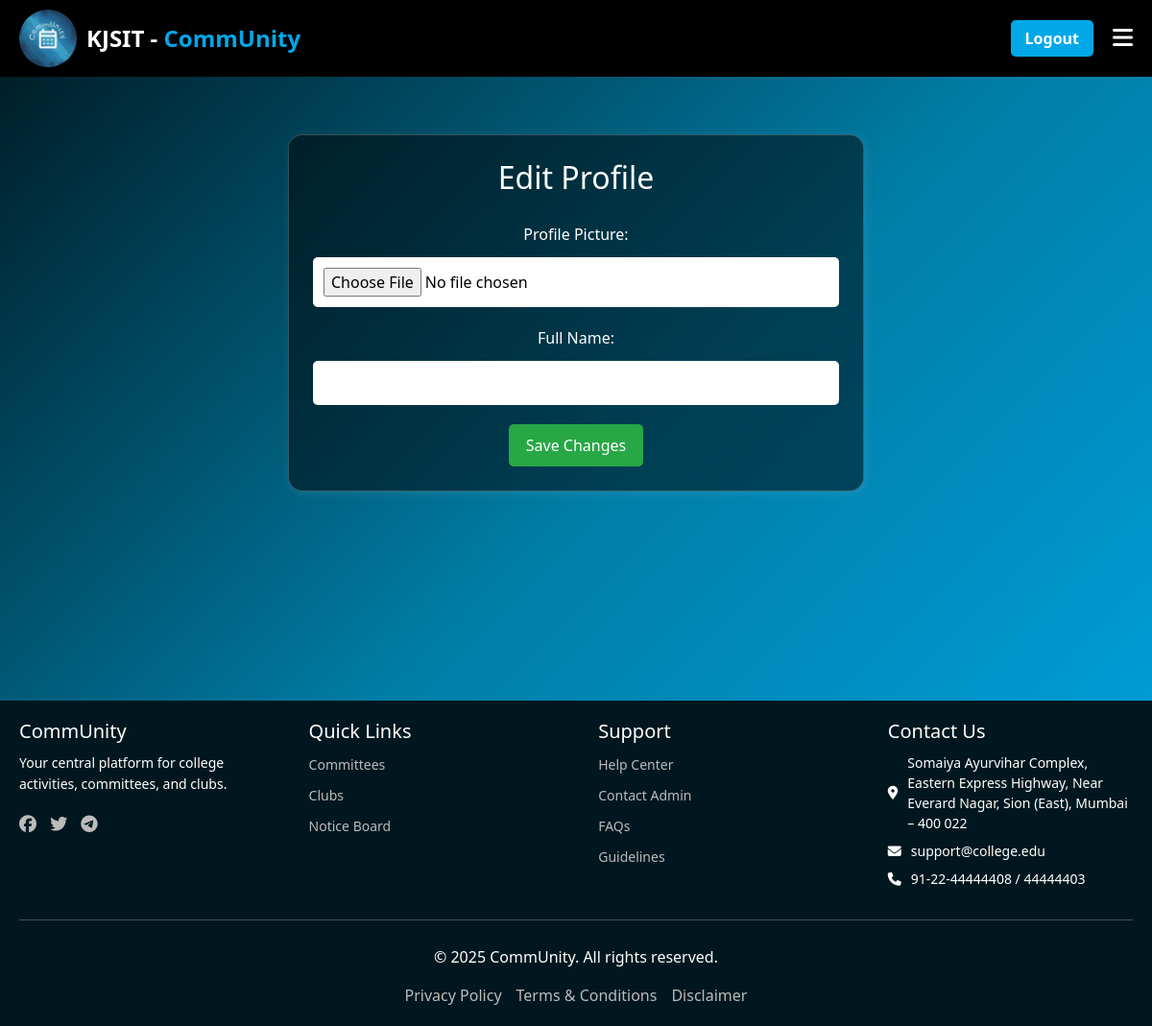
Page /edit_profile/ (signed in) on the earlier database version.
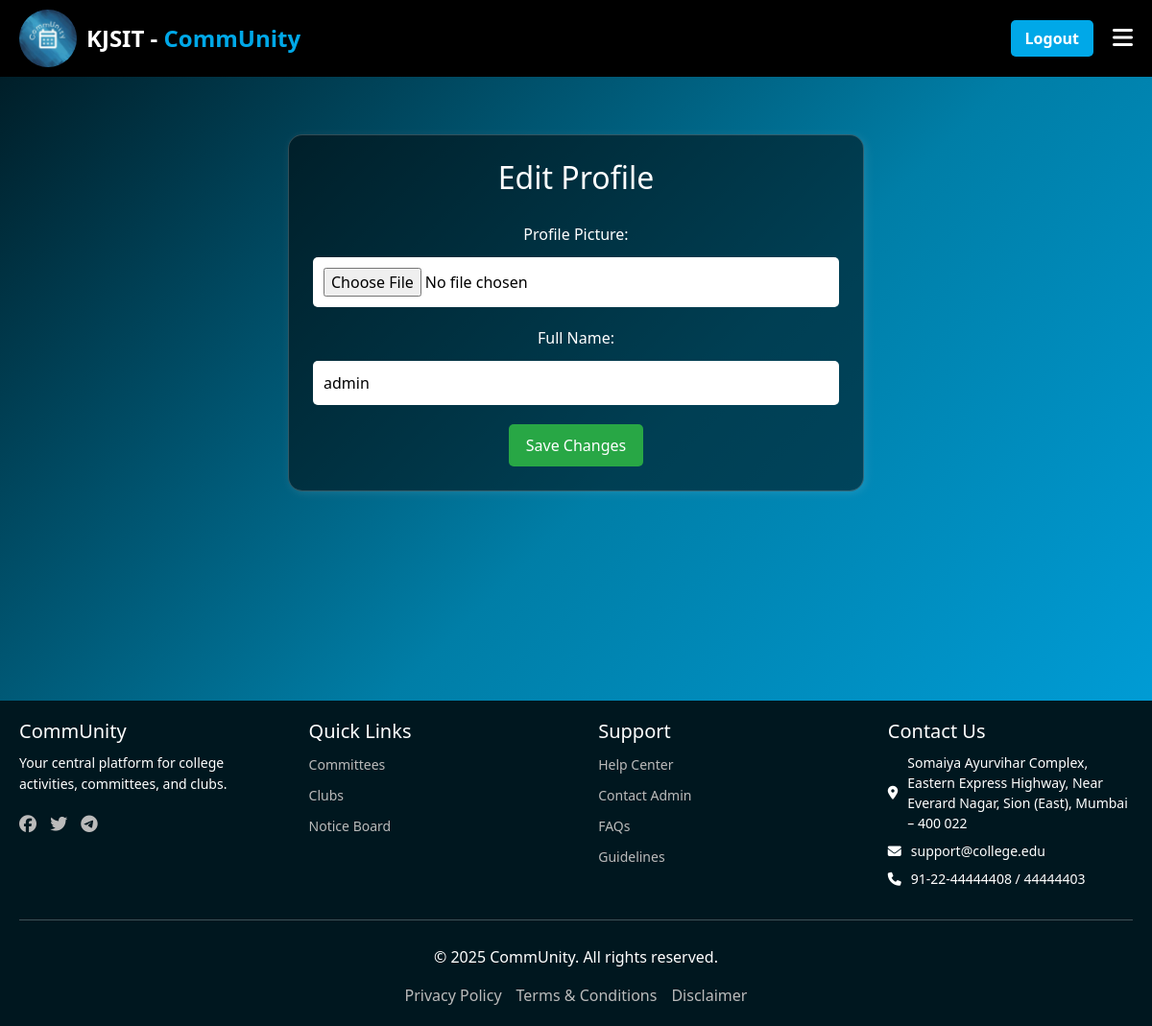
Same page on the later database version.
### Login/models.py (models this page shows, shortened)
class UserProfile(models.Model):
    ROLE_CHOICES = (
        ('faculty', 'Faculty'),
        ('core_member', 'Core Member'),
        ('member', 'Member'),
        ('non_participating', 'Non Participating')
    )
    id = models.OneToOneField(settings.AUTH_USER_MODEL, on_delete=models.CASCADE, primary_key=True)
    ssv_id = models.IntegerField(null=True, blank=True, unique=True)  # New field
    full_name = models.CharField(max_length=255)
    role = models.CharField(max_length=20, choices=ROLE_CHOICES,default='non_participating')
    profile_picture = models.ImageField(upload_to='profile_pics/', default='profile_pics/default.jpg',null=True, blank=True)
    created_at = models.DateTimeField(auto_now_add=True)
    updated_at = models.DateTimeField(auto_now=True)
    preferences = models.JSONField(default=list,null=True,blank=True) # New field for preferences
    notification_read = models.JSONField(default=list,null=True,blank=True)

### Login/views.py (the view, shortened to what this page needs)
# urls.py: path('edit_profile/', views.edit_profile, name='edit_profile'),
def edit_profile(request):
    user = request.user
    user_profile = UserProfile.objects.get(id=user)
    faculty = None
    core_member = None
    member = None
    if user_profile.role == 'faculty':
        faculty = Faculty.objects.filter(id=user_profile).first()
    elif user_profile.role == 'core_member':
        core_member = CoreMember.objects.filter(id=user_profile).first()
    elif user_profile.role == 'member':
        member = Member.objects.filter(id=user_profile).first()
    context = {
        'user': user,
        'user_profile': user_profile,
        'faculty': faculty,
        'core_member': core_member,
        'member': member
    }
    return render(request, 'account/edit_profile.html', context)

### Login/templates/account/edit_profile.html (shortened to what this page needs)
{% extends "base.html" %}
{% block content %}
<div class="edit-profile-container">
    <h2>Edit Profile</h2>
    <form method="POST" enctype="multipart/form-data">
        <label for="profile_picture">Profile Picture:</label>
        <input type="file" name="profile_picture" id="profile_picture">
        <label for="full_name">Full Name:</label>
        <input type="text" name="full_name" id="full_name" value="{{ user_profile.full_name }}">
        <button type="submit" class="save-button">Save Changes</button>
    </form>
</div>
{% endblock content %}

Differences in the rows shown:
now on this page (row edited): UserProfile: full_name "admin"
